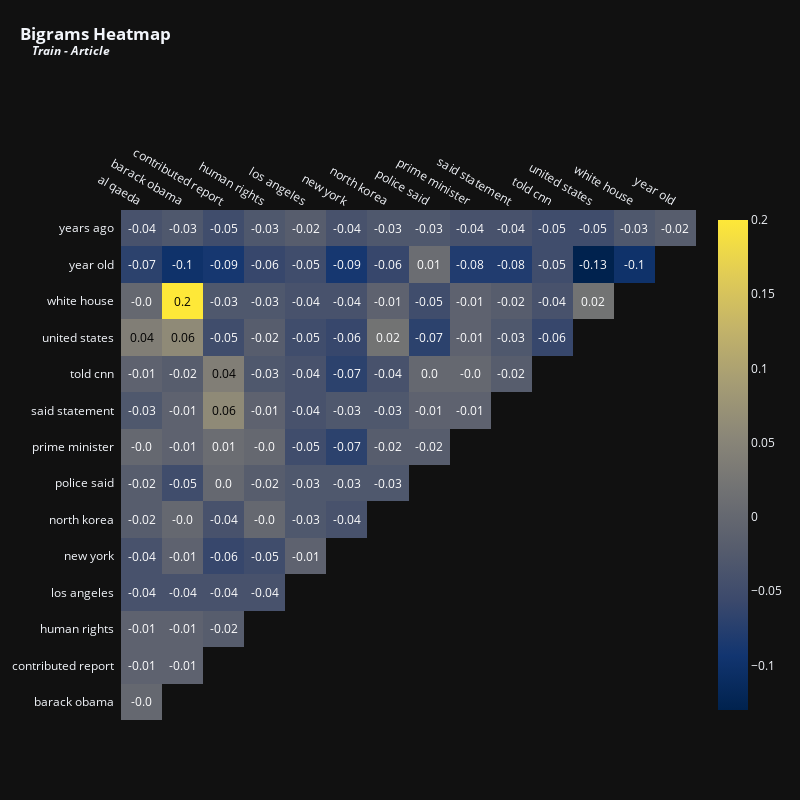

The notebook cell saved with this chart:
### Code cell
vectorizer = TfidfVectorizer(max_features = 15,stop_words = 'english',ngram_range = (2,2)) # Top 15 terms
x = vectorizer.fit_transform(train_all['article'].fillna(''))
df_tfidfvect = pd.DataFrame(x.toarray(), columns=vectorizer.get_feature_names_out())
plot_correlation(df_tfidfvect, 'Bigrams', 'Train - Article', 800, 800, 12)

### Figure 1 — Plotly figure (JSON) as saved in the notebook; plotly's stock layout.template omitted (floating-point values rounded to 4 significant figures)
{"data": [{"colorscale": [[0, "#00224e"], [0.1111, "#123570"], [0.2222, "#3b496c"], [0.3333, "#575d6d"], [0.4444, "#707173"], [0.5556, "#8a8678"], [0.6667, "#a59c74"], [0.7778, "#c3b369"], [0.8889, "#e1cc55"], [1, "#fee838"]], "reversescale": false, "showscale": false, "type": "heatmap", "x": ["al qaeda", "barack obama", "contributed report", "human rights", "los angeles", "new york", "north korea", "police said", "prime minister", "said statement", "told cnn", "united states", "white house", "year old"], "y": ["years ago", "year old", "white house", "united states", "told cnn", "said statement", "prime minister", "police said", "north korea", "new york", "los angeles", "human rights", "contributed report", "barack obama"], "z": [[-0.04, -0.03, -0.05, -0.03, -0.02, -0.04, -0.03, -0.03, -0.04, -0.04, -0.05, -0.05, -0.03, -0.02], [-0.07, -0.1, -0.09, -0.06, -0.05, -0.09, -0.06, 0.01, -0.08, -0.08, -0.05, -0.13, -0.1], [0, 0.2, -0.03, -0.03, -0.04, -0.04, -0.01, -0.05, -0.01, -0.02, -0.04, 0.02], [0.04, 0.06, -0.05, -0.02, -0.05, -0.06, 0.02, -0.07, -0.01, -0.03, -0.06], [-0.01, -0.02, 0.04, -0.03, -0.04, -0.07, -0.04, 0, 0, -0.02], [-0.03, -0.01, 0.06, -0.01, -0.04, -0.03, -0.03, -0.01, -0.01], [0, -0.01, 0.01, 0, -0.05, -0.07, -0.02, -0.02], [-0.02, -0.05, 0, -0.02, -0.03, -0.03, -0.03], [-0.02, 0, -0.04, 0, -0.03, -0.04], [-0.04, -0.01, -0.06, -0.05, -0.01], [-0.04, -0.04, -0.04, -0.04], [-0.01, -0.01, -0.02], [-0.01, -0.01], [0]]}, {"colorscale": [[0, "#00224e"], [0.1111, "#123570"], [0.2222, "#3b496c"], [0.3333, "#575d6d"], [0.4444, "#707173"], [0.5556, "#8a8678"], [0.6667, "#a59c74"], [0.7778, "#c3b369"], [0.8889, "#e1cc55"], [1, "#fee838"]], "showscale": true, "type": "heatmap", "visible": true, "z": [[-0.04, -0.03, -0.05, -0.03, -0.02, -0.04, -0.03, -0.03, -0.04, -0.04, -0.05, -0.05, -0.03, -0.02], [-0.07, -0.1, -0.09, -0.06, -0.05, -0.09, -0.06, 0.01, -0.08, -0.08, -0.05, -0.13, -0.1], [0, 0.2, -0.03, -0.03, -0.04, -0.04, -0.01, -0.05, -0.01, -0.02, -0.04, 0.02], [0.04, 0.06, -0.05, -0.02, -0.05, -0.06, 0.02, -0.07, -0.01, -0.03, -0.06], [-0.01, -0.02, 0.04, -0.03, -0.04, -0.07, -0.04, 0, 0, -0.02], [-0.03, -0.01, 0.06, -0.01, -0.04, -0.03, -0.03, -0.01, -0.01], [0, -0.01, 0.01, 0, -0.05, -0.07, -0.02, -0.02], [-0.02, -0.05, 0, -0.02, -0.03, -0.03, -0.03], [-0.02, 0, -0.04, 0, -0.03, -0.04], [-0.04, -0.01, -0.06, -0.05, -0.01], [-0.04, -0.04, -0.04, -0.04], [-0.01, -0.01, -0.02], [-0.01, -0.01], [0]]}], "layout": {"annotations": [{"font": {"color": "#FFFFFF", "size": 12}, "showarrow": false, "text": "-0.04", "x": "al qaeda", "xref": "x", "y": "years ago", "yref": "y"}, {"font": {"color": "#FFFFFF", "size": 12}, "showarrow": false, "text": "-0.03", "x": "barack obama", "xref": "x", "y": "years ago", "yref": "y"}, {"font": {"color": "#FFFFFF", "size": 12}, "showarrow": false, "text": "-0.05", "x": "contributed report", "xref": "x", "y": "years ago", "yref": "y"}, {"font": {"color": "#FFFFFF", "size": 12}, "showarrow": false, "text": "-0.03", "x": "human rights", "xref": "x", "y": "years ago", "yref": "y"}, {"font": {"color": "#FFFFFF", "size": 12}, "showarrow": false, "text": "-0.02", "x": "los angeles", "xref": "x", "y": "years ago", "yref": "y"}, {"font": {"color": "#FFFFFF", "size": 12}, "showarrow": false, "text": "-0.04", "x": "new york", "xref": "x", "y": "years ago", "yref": "y"}, {"font": {"color": "#FFFFFF", "size": 12}, "showarrow": false, "text": "-0.03", "x": "north korea", "xref": "x", "y": "years ago", "yref": "y"}, {"font": {"color": "#FFFFFF", "size": 12}, "showarrow": false, "text": "-0.03", "x": "police said", "xref": "x", "y": "years ago", "yref": "y"}, {"font": {"color": "#FFFFFF", "size": 12}, "showarrow": false, "text": "-0.04", "x": "prime minister", "xref": "x", "y": "years ago", "yref": "y"}, {"font": {"color": "#FFFFFF", "size": 12}, "showarrow": false, "text": "-0.04", "x": "said statement", "xref": "x", "y": "years ago", "yref": "y"}, {"font": {"color": "#FFFFFF", "size": 12}, "showarrow": false, "text": "-0.05", "x": "told cnn", "xref": "x", "y": "years ago", "yref": "y"}, {"font": {"color": "#FFFFFF", "size": 12}, "showarrow": false, "text": "-0.05", "x": "united states", "xref": "x", "y": "years ago", "yref": "y"}, {"font": {"color": "#FFFFFF", "size": 12}, "showarrow": false, "text": "-0.03", "x": "white house", "xref": "x", "y": "years ago", "yref": "y"}, {"font": {"color": "#FFFFFF", "size": 12}, "showarrow": false, "text": "-0.02", "x": "year old", "xref": "x", "y": "years ago", "yref": "y"}, {"font": {"color": "#FFFFFF", "size": 12}, "showarrow": false, "text": "-0.07", "x": "al qaeda", "xref": "x", "y": "year old", "yref": "y"}, {"font": {"color": "#FFFFFF", "size": 12}, "showarrow": false, "text": "-0.1", "x": "barack obama", "xref": "x", "y": "year old", "yref": "y"}, {"font": {"color": "#FFFFFF", "size": 12}, "showarrow": false, "text": "-0.09", "x": "contributed report", "xref": "x", "y": "year old", "yref": "y"}, {"font": {"color": "#FFFFFF", "size": 12}, "showarrow": false, "text": "-0.06", "x": "human rights", "xref": "x", "y": "year old", "yref": "y"}, {"font": {"color": "#FFFFFF", "size": 12}, "showarrow": false, "text": "-0.05", "x": "los angeles", "xref": "x", "y": "year old", "yref": "y"}, {"font": {"color": "#FFFFFF", "size": 12}, "showarrow": false, "text": "-0.09", "x": "new york", "xref": "x", "y": "year old", "yref": "y"}, {"font": {"color": "#FFFFFF", "size": 12}, "showarrow": false, "text": "-0.06", "x": "north korea", "xref": "x", "y": "year old", "yref": "y"}, {"font": {"color": "#FFFFFF", "size": 12}, "showarrow": false, "text": "0.01", "x": "police said", "xref": "x", "y": "year old", "yref": "y"}, {"font": {"color": "#FFFFFF", "size": 12}, "showarrow": false, "text": "-0.08", "x": "prime minister", "xref": "x", "y": "year old", "yref": "y"}, {"font": {"color": "#FFFFFF", "size": 12}, "showarrow": false, "text": "-0.08", "x": "said statement", "xref": "x", "y": "year old", "yref": "y"}, {"font": {"color": "#FFFFFF", "size": 12}, "showarrow": false, "text": "-0.05", "x": "told cnn", "xref": "x", "y": "year old", "yref": "y"}, {"font": {"color": "#FFFFFF", "size": 12}, "showarrow": false, "text": "-0.13", "x": "united states", "xref": "x", "y": "year old", "yref": "y"}, {"font": {"color": "#FFFFFF", "size": 12}, "showarrow": false, "text": "-0.1", "x": "white house", "xref": "x", "y": "year old", "yref": "y"}, {"font": {"color": "#FFFFFF", "size": 12}, "showarrow": false, "text": "-0.0", "x": "al qaeda", "xref": "x", "y": "white house", "yref": "y"}, {"font": {"color": "#000000", "size": 12}, "showarrow": false, "text": "0.2", "x": "barack obama", "xref": "x", "y": "white house", "yref": "y"}, {"font": {"color": "#FFFFFF", "size": 12}, "showarrow": false, "text": "-0.03", "x": "contributed report", "xref": "x", "y": "white house", "yref": "y"}, {"font": {"color": "#FFFFFF", "size": 12}, "showarrow": false, "text": "-0.03", "x": "human rights", "xref": "x", "y": "white house", "yref": "y"}, {"font": {"color": "#FFFFFF", "size": 12}, "showarrow": false, "text": "-0.04", "x": "los angeles", "xref": "x", "y": "white house", "yref": "y"}, {"font": {"color": "#FFFFFF", "size": 12}, "showarrow": false, "text": "-0.04", "x": "new york", "xref": "x", "y": "white house", "yref": "y"}, {"font": {"color": "#FFFFFF", "size": 12}, "showarrow": false, "text": "-0.01", "x": "north korea", "xref": "x", "y": "white house", "yref": "y"}, {"font": {"color": "#FFFFFF", "size": 12}, "showarrow": false, "text": "-0.05", "x": "police said", "xref": "x", "y": "white house", "yref": "y"}, {"font": {"color": "#FFFFFF", "size": 12}, "showarrow": false, "text": "-0.01", "x": "prime minister", "xref": "x", "y": "white house", "yref": "y"}, {"font": {"color": "#FFFFFF", "size": 12}, "showarrow": false, "text": "-0.02", "x": "said statement", "xref": "x", "y": "white house", "yref": "y"}, {"font": {"color": "#FFFFFF", "size": 12}, "showarrow": false, "text": "-0.04", "x": "told cnn", "xref": "x", "y": "white house", "yref": "y"}, {"font": {"color": "#FFFFFF", "size": 12}, "showarrow": false, "text": "0.02", "x": "united states", "xref": "x", "y": "white house", "yref": "y"}, {"font": {"color": "#000000", "size": 12}, "showarrow": false, "text": "0.04", "x": "al qaeda", "xref": "x", "y": "united states", "yref": "y"}, {"font": {"color": "#000000", "size": 12}, "showarrow": false, "text": "0.06", "x": "barack obama", "xref": "x", "y": "united states", "yref": "y"}, {"font": {"color": "#FFFFFF", "size": 12}, "showarrow": false, "text": "-0.05", "x": "contributed report", "xref": "x", "y": "united states", "yref": "y"}, {"font": {"color": "#FFFFFF", "size": 12}, "showarrow": false, "text": "-0.02", "x": "human rights", "xref": "x", "y": "united states", "yref": "y"}, {"font": {"color": "#FFFFFF", "size": 12}, "showarrow": false, "text": "-0.05", "x": "los angeles", "xref": "x", "y": "united states", "yref": "y"}, {"font": {"color": "#FFFFFF", "size": 12}, "showarrow": false, "text": "-0.06", "x": "new york", "xref": "x", "y": "united states", "yref": "y"}, {"font": {"color": "#FFFFFF", "size": 12}, "showarrow": false, "text": "0.02", "x": "north korea", "xref": "x", "y": "united states", "yref": "y"}, {"font": {"color": "#FFFFFF", "size": 12}, "showarrow": false, "text": "-0.07", "x": "police said", "xref": "x", "y": "united states", "yref": "y"}, {"font": {"color": "#FFFFFF", "size": 12}, "showarrow": false, "text": "-0.01", "x": "prime minister", "xref": "x", "y": "united states", "yref": "y"}, {"font": {"color": "#FFFFFF", "size": 12}, "showarrow": false, "text": "-0.03", "x": "said statement", "xref": "x", "y": "united states", "yref": "y"}, {"font": {"color": "#FFFFFF", "size": 12}, "showarrow": false, "text": "-0.06", "x": "told cnn", "xref": "x", "y": "united states", "yref": "y"}, {"font": {"color": "#FFFFFF", "size": 12}, "showarrow": false, "text": "-0.01", "x": "al qaeda", "xref": "x", "y": "told cnn", "yref": "y"}, {"font": {"color": "#FFFFFF", "size": 12}, "showarrow": false, "text": "-0.02", "x": "barack obama", "xref": "x", "y": "told cnn", "yref": "y"}, {"font": {"color": "#000000", "size": 12}, "showarrow": false, "text": "0.04", "x": "contributed report", "xref": "x", "y": "told cnn", "yref": "y"}, {"font": {"color": "#FFFFFF", "size": 12}, "showarrow": false, "text": "-0.03", "x": "human rights", "xref": "x", "y": "told cnn", "yref": "y"}, {"font": {"color": "#FFFFFF", "size": 12}, "showarrow": false, "text": "-0.04", "x": "los angeles", "xref": "x", "y": "told cnn", "yref": "y"}, {"font": {"color": "#FFFFFF", "size": 12}, "showarrow": false, "text": "-0.07", "x": "new york", "xref": "x", "y": "told cnn", "yref": "y"}, {"font": {"color": "#FFFFFF", "size": 12}, "showarrow": false, "text": "-0.04", "x": "north korea", "xref": "x", "y": "told cnn", "yref": "y"}, {"font": {"color": "#FFFFFF", "size": 12}, "showarrow": false, "text": "0.0", "x": "police said", "xref": "x", "y": "told cnn", "yref": "y"}, {"font": {"color": "#FFFFFF", "size": 12}, "showarrow": false, "text": "-0.0", "x": "prime minister", "xref": "x", "y": "told cnn", "yref": "y"}, {"font": {"color": "#FFFFFF", "size": 12}, "showarrow": false, "text": "-0.02", "x": "said statement", "xref": "x", "y": "told cnn", "yref": "y"}, {"font": {"color": "#FFFFFF", "size": 12}, "showarrow": false, "text": "-0.03", "x": "al qaeda", "xref": "x", "y": "said statement", "yref": "y"}, {"font": {"color": "#FFFFFF", "size": 12}, "showarrow": false, "text": "-0.01", "x": "barack obama", "xref": "x", "y": "said statement", "yref": "y"}, {"font": {"color": "#000000", "size": 12}, "showarrow": false, "text": "0.06", "x": "contributed report", "xref": "x", "y": "said statement", "yref": "y"}, {"font": {"color": "#FFFFFF", "size": 12}, "showarrow": false, "text": "-0.01", "x": "human rights", "xref": "x", "y": "said statement", "yref": "y"}, {"font": {"color": "#FFFFFF", "size": 12}, "showarrow": false, "text": "-0.04", "x": "los angeles", "xref": "x", "y": "said statement", "yref": "y"}, {"font": {"color": "#FFFFFF", "size": 12}, "showarrow": false, "text": "-0.03", "x": "new york", "xref": "x", "y": "said statement", "yref": "y"}, {"font": {"color": "#FFFFFF", "size": 12}, "showarrow": false, "text": "-0.03", "x": "north korea", "xref": "x", "y": "said statement", "yref": "y"}, {"font": {"color": "#FFFFFF", "size": 12}, "showarrow": false, "text": "-0.01", "x": "police said", "xref": "x", "y": "said statement", "yref": "y"}, {"font": {"color": "#FFFFFF", "size": 12}, "showarrow": false, "text": "-0.01", "x": "prime minister", "xref": "x", "y": "said statement", "yref": "y"}, {"font": {"color": "#FFFFFF", "size": 12}, "showarrow": false, "text": "-0.0", "x": "al qaeda", "xref": "x", "y": "prime minister", "yref": "y"}, {"font": {"color": "#FFFFFF", "size": 12}, "showarrow": false, "text": "-0.01", "x": "barack obama", "xref": "x", "y": "prime minister", "yref": "y"}, {"font": {"color": "#FFFFFF", "size": 12}, "showarrow": false, "text": "0.01", "x": "contributed report", "xref": "x", "y": "prime minister", "yref": "y"}, {"font": {"color": "#FFFFFF", "size": 12}, "showarrow": false, "text": "-0.0", "x": "human rights", "xref": "x", "y": "prime minister", "yref": "y"}, {"font": {"color": "#FFFFFF", "size": 12}, "showarrow": false, "text": "-0.05", "x": "los angeles", "xref": "x", "y": "prime minister", "yref": "y"}, {"font": {"color": "#FFFFFF", "size": 12}, "showarrow": false, "text": "-0.07", "x": "new york", "xref": "x", "y": "prime minister", "yref": "y"}, {"font": {"color": "#FFFFFF", "size": 12}, "showarrow": false, "text": "-0.02", "x": "north korea", "xref": "x", "y": "prime minister", "yref": "y"}, {"font": {"color": "#FFFFFF", "size": 12}, "showarrow": false, "text": "-0.02", "x": "police said", "xref": "x", "y": "prime minister", "yref": "y"}, {"font": {"color": "#FFFFFF", "size": 12}, "showarrow": false, "text": "-0.02", "x": "al qaeda", "xref": "x", "y": "police said", "yref": "y"}, {"font": {"color": "#FFFFFF", "size": 12}, "showarrow": false, "text": "-0.05", "x": "barack obama", "xref": "x", "y": "police said", "yref": "y"}, {"font": {"color": "#FFFFFF", "size": 12}, "showarrow": false, "text": "0.0", "x": "contributed report", "xref": "x", "y": "police said", "yref": "y"}, {"font": {"color": "#FFFFFF", "size": 12}, "showarrow": false, "text": "-0.02", "x": "human rights", "xref": "x", "y": "police said", "yref": "y"}, {"font": {"color": "#FFFFFF", "size": 12}, "showarrow": false, "text": "-0.03", "x": "los angeles", "xref": "x", "y": "police said", "yref": "y"}, {"font": {"color": "#FFFFFF", "size": 12}, "showarrow": false, "text": "-0.03", "x": "new york", "xref": "x", "y": "police said", "yref": "y"}, {"font": {"color": "#FFFFFF", "size": 12}, "showarrow": false, "text": "-0.03", "x": "north korea", "xref": "x", "y": "police said", "yref": "y"}, {"font": {"color": "#FFFFFF", "size": 12}, "showarrow": false, "text": "-0.02", "x": "al qaeda", "xref": "x", "y": "north korea", "yref": "y"}, {"font": {"color": "#FFFFFF", "size": 12}, "showarrow": false, "text": "-0.0", "x": "barack obama", "xref": "x", "y": "north korea", "yref": "y"}, {"font": {"color": "#FFFFFF", "size": 12}, "showarrow": false, "text": "-0.04", "x": "contributed report", "xref": "x", "y": "north korea", "yref": "y"}, {"font": {"color": "#FFFFFF", "size": 12}, "showarrow": false, "text": "-0.0", "x": "human rights", "xref": "x", "y": "north korea", "yref": "y"}, {"font": {"color": "#FFFFFF", "size": 12}, "showarrow": false, "text": "-0.03", "x": "los angeles", "xref": "x", "y": "north korea", "yref": "y"}, {"font": {"color": "#FFFFFF", "size": 12}, "showarrow": false, "text": "-0.04", "x": "new york", "xref": "x", "y": "north korea", "yref": "y"}, {"font": {"color": "#FFFFFF", "size": 12}, "showarrow": false, "text": "-0.04", "x": "al qaeda", "xref": "x", "y": "new york", "yref": "y"}, {"font": {"color": "#FFFFFF", "size": 12}, "showarrow": false, "text": "-0.01", "x": "barack obama", "xref": "x", "y": "new york", "yref": "y"}, {"font": {"color": "#FFFFFF", "size": 12}, "showarrow": false, "text": "-0.06", "x": "contributed report", "xref": "x", "y": "new york", "yref": "y"}, {"font": {"color": "#FFFFFF", "size": 12}, "showarrow": false, "text": "-0.05", "x": "human rights", "xref": "x", "y": "new york", "yref": "y"}, {"font": {"color": "#FFFFFF", "size": 12}, "showarrow": false, "text": "-0.01", "x": "los angeles", "xref": "x", "y": "new york", "yref": "y"}, {"font": {"color": "#FFFFFF", "size": 12}, "showarrow": false, "text": "-0.04", "x": "al qaeda", "xref": "x", "y": "los angeles", "yref": "y"}, {"font": {"color": "#FFFFFF", "size": 12}, "showarrow": false, "text": "-0.04", "x": "barack obama", "xref": "x", "y": "los angeles", "yref": "y"}, {"font": {"color": "#FFFFFF", "size": 12}, "showarrow": false, "text": "-0.04", "x": "contributed report", "xref": "x", "y": "los angeles", "yref": "y"}, {"font": {"color": "#FFFFFF", "size": 12}, "showarrow": false, "text": "-0.04", "x": "human rights", "xref": "x", "y": "los angeles", "yref": "y"}, {"font": {"color": "#FFFFFF", "size": 12}, "showarrow": false, "text": "-0.01", "x": "al qaeda", "xref": "x", "y": "human rights", "yref": "y"}, {"font": {"color": "#FFFFFF", "size": 12}, "showarrow": false, "text": "-0.01", "x": "barack obama", "xref": "x", "y": "human rights", "yref": "y"}, {"font": {"color": "#FFFFFF", "size": 12}, "showarrow": false, "text": "-0.02", "x": "contributed report", "xref": "x", "y": "human rights", "yref": "y"}, {"font": {"color": "#FFFFFF", "size": 12}, "showarrow": false, "text": "-0.01", "x": "al qaeda", "xref": "x", "y": "contributed report", "yref": "y"}, {"font": {"color": "#FFFFFF", "size": 12}, "showarrow": false, "text": "-0.01", "x": "barack obama", "xref": "x", "y": "contributed report", "yref": "y"}, {"font": {"color": "#FFFFFF", "size": 12}, "showarrow": false, "text": "-0.0", "x": "al qaeda", "xref": "x", "y": "barack obama", "yref": "y"}], "height": 800, "margin": {"l": 110, "t": 210}, "title": {"text": "<b>Bigrams Heatmap<br><sup>&nbsp;&nbsp;&nbsp;&nbsp;<i>Train - Article</i></sup></b>", "x": 0.025, "xanchor": "left", "y": 0.95}, "width": 800, "xaxis": {"dtick": 1, "gridcolor": "rgb(0, 0, 0)", "showgrid": false, "side": "top", "ticks": ""}, "yaxis": {"autorange": "reversed", "dtick": 1, "showgrid": false, "ticks": "", "ticksuffix": "  "}}}
